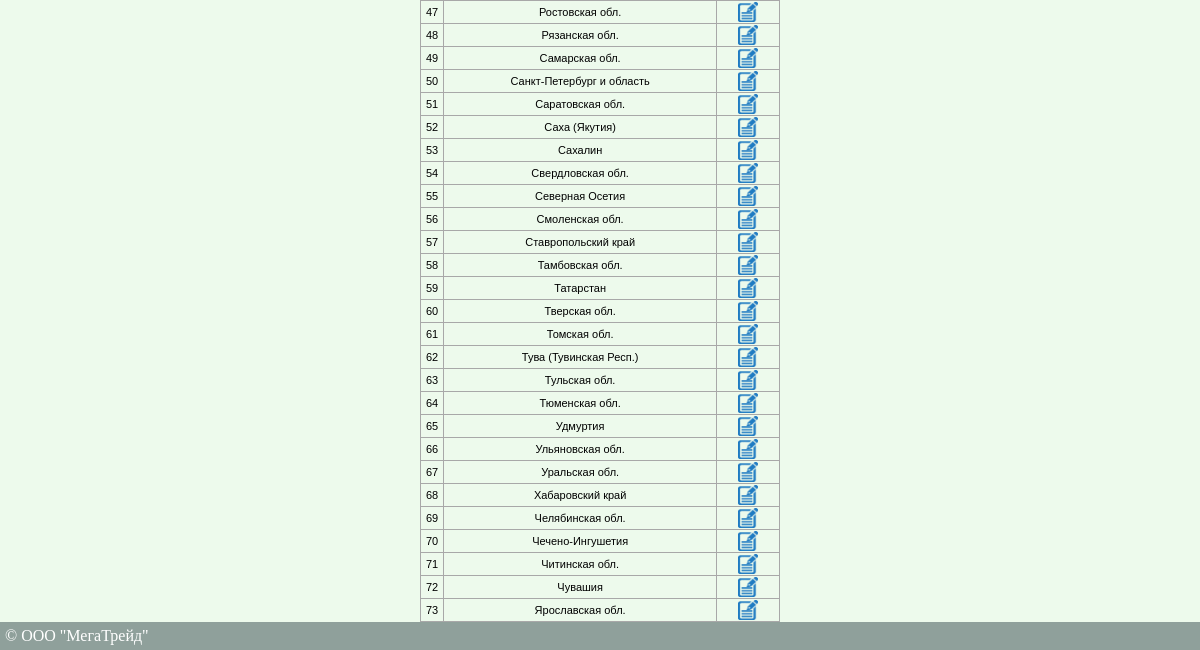
The app's page /showregion.php (signed in, lower part), older data.
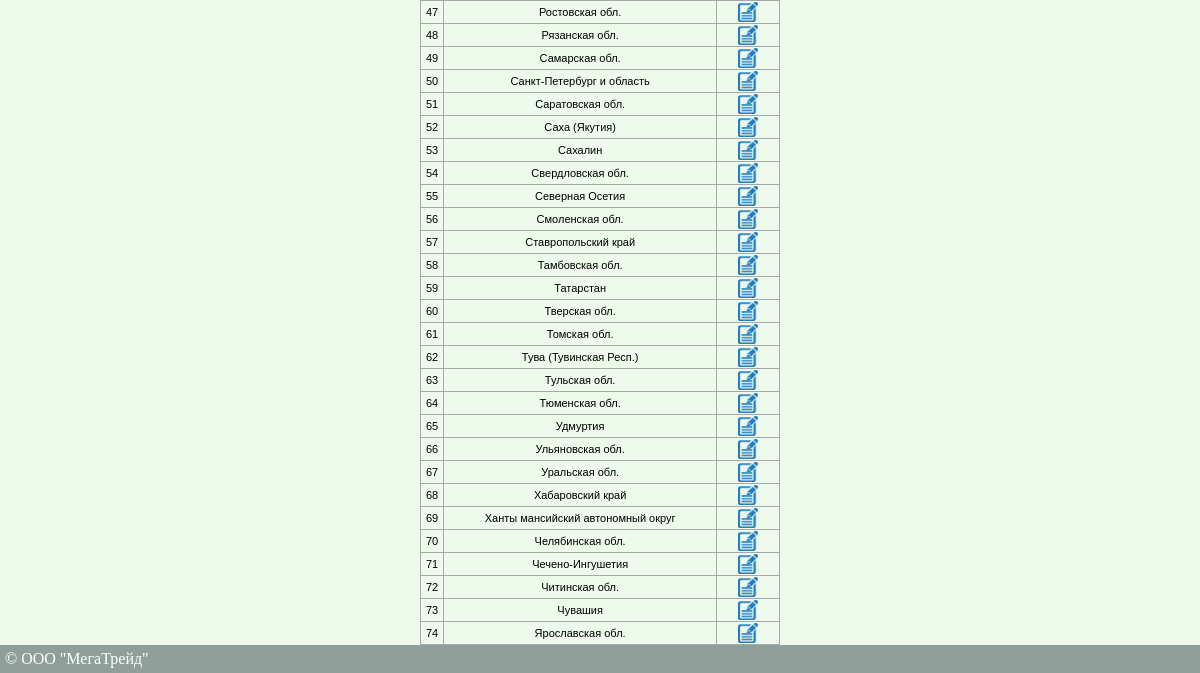
The same page, newer data.
### tables this page shows
CREATE TABLE `region` (
  `region_id` int(10) unsigned NOT NULL AUTO_INCREMENT,
  `country_id` int(10) unsigned NOT NULL DEFAULT '0',
  `city_id` int(10) unsigned NOT NULL DEFAULT '0',
  `name` varchar(64) NOT NULL DEFAULT '',
  PRIMARY KEY (`region_id`),
  KEY `country_id` (`country_id`),
  KEY `city_id` (`city_id`)
);

### func/db.php (called while the page is built, shortened)
<?php
function Show_Region($connection, $country_id)
{
	$search = "SELECT region_id, name FROM region WHERE country_id = '$country_id' ORDER BY name ASC";
    $result = $connection->query ($search);
    $rows = $result->num_rows;
    if (!$rows) return false;
    else
    {
        $array = array ();
        for ($i=0; $i<$rows; $i++)
        {
            $result->data_seek ($i);
            $row =$result->fetch_array (MYSQLI_ASSOC);
            $array["$i"] = $row;
        }
    }
    return $array;
}
?>

### showregion.php (the view, shortened to what this page needs)
<?php
require '/connection/config.php';
if(isset($_SESSION['userlevel']) AND $_SESSION['userlevel']<=3)
{
	require_once '/blocks/header.php';
	$country_id = "3159";
	$regions = Show_Region ($link, $country_id);
	?>
	<!DOCTYPE html>
	<html lang="ru">
	<head>
	</head>
	<body>
		<div class="showregion">
			<table border="1">
		<?php if($regions){
			foreach($regions as $i => $region) {
			?>
				<tr class="reg_text_show_tickets">
					<td align="center" width="1"><?=$i + 1?></td>
					<td align="center"><?=$region['name']?></td>
					<td align="center" width="1">
						<a href='editregion.php?id_region=<?= $region['region_id'] ?>' title = 'Изменить'><img src='/images/edit.png' width='20' height='20'></a>
					</td>
				</tr>
	<?php }} else { ?>
					<tr>
						<td colspan="9" align="center" class="date">Не добавлен ни один регион</td>
					</tr>
	<?php } ?>
			</table>
		</div>
	<div id="footer">&copy; ООО "МегаТрейд"</div>
	</body>
	</html>
<?php
}
	else
	{
		header('Location: /');
	}
?>

Row changes from the older to the newer data that the page shows:
added region: name "Ханты мансийский автономный округ"
